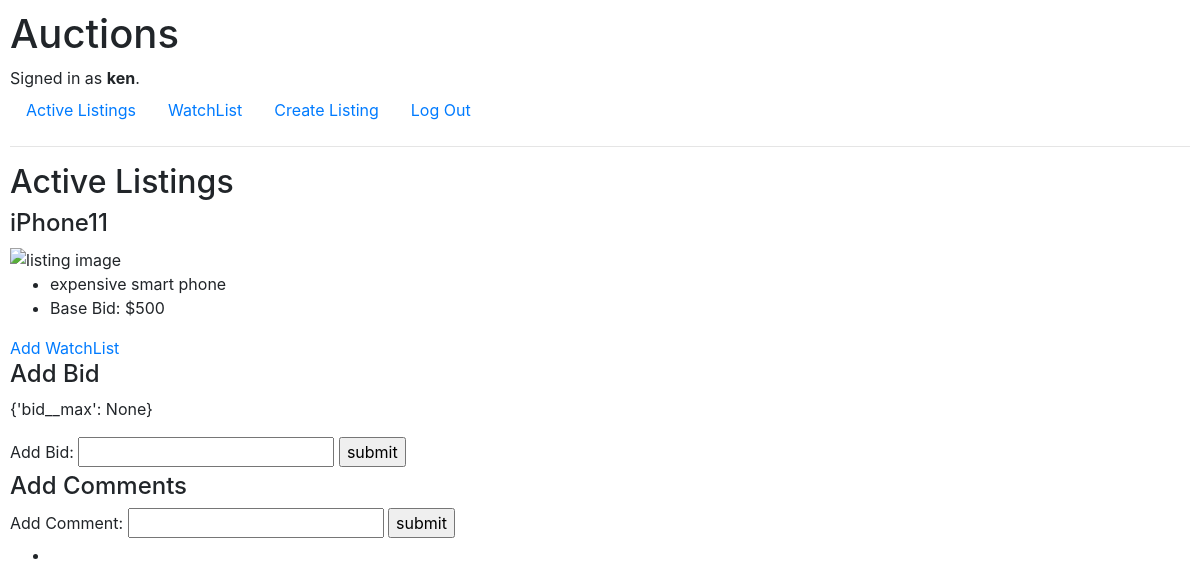
The app's page /list/2 (signed in) with its own data.
### auctions/models.py (models this page shows, shortened)
class User(AbstractUser):
    pass

class Listing(models.Model):
    title = models.CharField(max_length=300)
    description = models.CharField(max_length=5000)
    starting_bid = models.IntegerField()
    url = models.URLField(blank=True)
    category = models.CharField(null=True, max_length=5000)
    creater = models.ForeignKey(User, on_delete=models.CASCADE, null=True, related_name="theirlisting")
    status = models.BooleanField(default=True)
    winner = models.ForeignKey(User, on_delete=models.CASCADE, null=True, related_name="theirwinning")
    def max_bid(self):
        if Bid.objects.all().filter(listing=self).aggregate(Max('bid')):
            return Bid.objects.all().filter(listing=self).aggregate(Max('bid'))
        else:
            return self.starting_bid

### auctions/views.py (the view)
# urls.py: path("list/<int:id>", views.list, name="list"),
def list(request, id):
    return render(request, "auctions/list.html", {
        "list": Listing.objects.get(id=id),
        "formBid": AddBid(),
        "formComment": AddComment()
    })

### auctions/views.py
class AddBid(forms.Form):
    bid = forms.IntegerField(label="Add Bid", min_value=Listing.max_bid)

class AddComment(forms.Form):
    comment = forms.CharField(label="Add Comment")

### auctions/templates/auctions/list.html (shortened to what this page needs)
{% extends "auctions/layout.html" %}
{% block body %}
    <h2>Active Listings</h2>
    <h4>{{ list.title }}</h4>
    <img src="{{ list.url }}" alt="listing image" width="50" height="60">
    <ul>
        <li>{{ list.description }}</li>
        <li>Base Bid: ${{ list.starting_bid }}</li>
    </ul>
    <a href="{% url 'add' list.id %}">Add WatchList</a>
    <h4>Add Bid</h4>
    <p>{{ list.max_bid }}</p>
    <form action="{% url 'addbid' list.id %}" method="post">
        {{ formBid }}
        <input type="submit", value="submit">
    </form>
    <h4>Add Comments</h4>
    <form action="{% url 'comment' list.id %}" method="post">
        {{ formComment }}
        <input type="submit", value="submit">
    </form>
        <ul>
            <li>{{ comment.text }}</li>
        </ul>
{% endblock %}

### auctions/templates/auctions/layout.html (shortened to what this page needs)
{% load static %}
<!DOCTYPE html>
<html lang="en">
    <head>
        <link rel="stylesheet" href="https://stackpath.bootstrapcdn.com/bootstrap/4.4.1/css/bootstrap.min.css">
        <link href="{% static 'auctions/styles.css' %}" rel="stylesheet">
    </head>
    <body>
        <h1>Auctions</h1>
        <div>
            {% if user.is_authenticated %}
                Signed in as <strong>{{ user.username }}</strong>.
            {% else %}
                Not signed in.
            {% endif %}
        </div>
        <ul class="nav">
            <li class="nav-item">
                <a class="nav-link" href="{% url 'index' %}">Active Listings</a>
            </li>
            {% if user.is_authenticated %}
                <li class="nav-item">
                    <a class="nav-link" href="{% url 'watch' %}">WatchList</a>
                </li>
                <li class="nav-item">
                    <a class="nav-link" href="{% url 'create' %}">Create Listing</a>
                </li>
                <li class="nav-item">
                    <a class="nav-link" href="{% url 'logout' %}">Log Out</a>
                </li>
            {% endif %}
        </ul>
        <hr>
        {% block body %}
        {% endblock %}
    </body>
</html>

### auctions/static/auctions/styles.css (style rules this page uses)
body { padding: 10px; }

### records on screen
User: username "ken"
Listing: title "iPhone11", description "expensive smart phone", starting_bid "500", max_bid "{'bid__max': None}"
